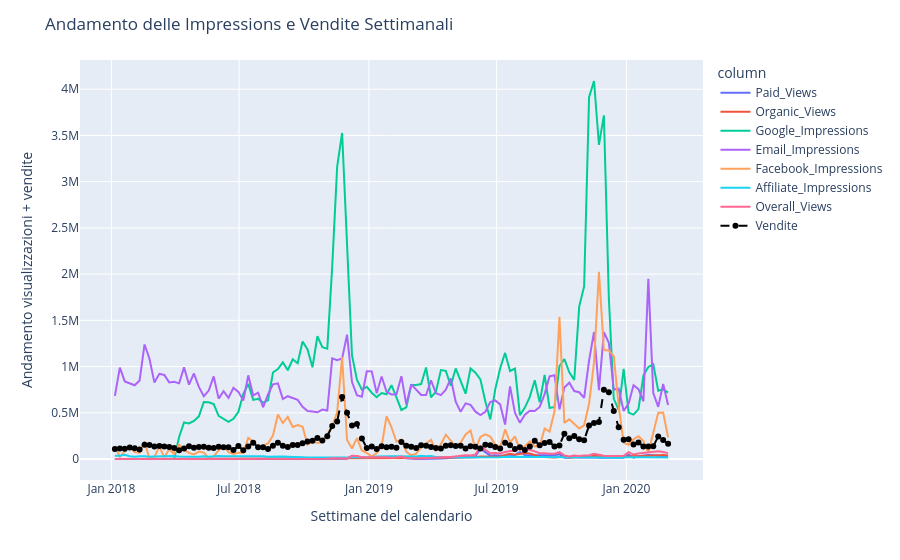

The cell this chart's notebook holds for it:
### Markdown cell above
# Spiegazione grafico precedente

## Come appaiono le varie visualizzazione confrontate con l'andamento delle vendite? 

Il codice genera una **griglia 4x4 di grafici**, ciascuno contenente due sotto-grafici affiancati per ogni variabile, in modo da confrontare il comportamento di ciascuna variabile durante i due periodi di vendite distinti.

### Descrizione dei grafici risultanti:

1. **Primo Picco (Periodo da giugno 2018 a giugno 2019)**:
   - Per ogni variabile, il **grafico a sinistra** mostra il comportamento della variabile nel periodo del **primo picco delle vendite** (giugno 2018 - giugno 2019).
   - **Scatterplot**: I dati sono rappresentati come punti (con un'alta trasparenza, indicata da alpha=0.2), permettendo di osservare la distribuzione settimanale.
   - **Lineplot**: Una linea nera rappresenta l'andamento delle vendite (Sales), mentre una linea colorata (ad esempio, rossa) traccia il comportamento della variabile di interesse (come ad esempio Email_Impressions, Google_Impressions, ecc.).

2. **Secondo Picco (Periodo da giugno 2019 a giugno 2020)**:
   - Il **grafico a destra** mostra il comportamento della stessa variabile durante il **secondo picco delle vendite** (giugno 2019 - giugno 2020).
   - Come nel primo grafico, sono presenti sia **scatterplot** che **lineplot**: la linea nera rappresenta le vendite, mentre quella colorata traccia il comportamento della variabile specifica.

### Variabili visualizzate:
Ogni riga della griglia presenta due grafici per la stessa variabile, che potrebbero essere, ad esempio:
- **Sales data**: Confronto tra l'andamento delle vendite nel primo e nel secondo picco.
- **Email Views**: Confronto tra il numero di impressioni email nel primo e nel secondo picco.
- **Google Views**, **Facebook Views**, **Youtube Paid Views**, **Overall Views**, **Youtube Organic Views**, **Affiliate Views**: Confronto tra l'andamento delle visualizzazioni su diverse piattaforme nel primo e nel secondo picco.

### **Osservazioni**:
Come possiamo notare, le principali visualizzazioni che rispecchiano l'andamento del lineplot delle vendite sono Google, Email e Facebook, mentre le altre solo in dei punti o addiritture per niente. Questo insieme di grafici, è stato generato per vari motivi, il primo è quello di cantinuare ad avvalorare la tesi che Google, Email e Facebook sono state le principali visualizzazioni ad influenzare le vendite in generale, il secondo è quello di analizzare più approfonditamente le altre visualizzazioni in cerca di qualche tendenza, perchè pensare che le vendite siano state date solo da quest'ultime, è sbagliato, come abbiamo visto, le tre principali, sono state presenti per tutto l'arco delle settimane soprattutto in determinati momenti, ma non dobbiamo diementicare che le vendite sono complessive, quindi date dalla somma con le altre visualizzazioni, per questo la nostra analisi si sposterà sul dove ogni tipo di visualizzazione è stata utile, così da capire quando aspettarsi un iterazione da parte di quel tipo di visualizzazione e ottimizzare i futuri investimenti.

### Conclusioni che si possono trarre dai grafici:
- **Tendenze temporali**: I grafici mostrano come ciascuna variabile (ad esempio, impressioni o visualizzazioni) sia evoluta durante i due periodi di picco. 
- **Andamento delle vendite**: Confrontando la linea nera (che rappresenta le vendite) con le altre linee colorate, è possibile osservare se e come le variabili siano correlate all'andamento delle vendite nel tempo.
- **Differenze tra i periodi**: I grafici evidenziano le differenze tra i due periodi di vendite, aiutando a comprendere l'effetto di determinati eventi o strategie sulle metriche analizzate.

In sintesi, l'output consiste in una serie di grafici che consentono di confrontare l'andamento di varie metriche tra due periodi distinti di vendite, evidenziando tendenze, correlazioni e differenze temporali.

&nbsp;

### Code cell
# Selezioniamo le colonne numeriche di interesse (dalla colonna 2 alla 8)
colonne = df.columns[2:9]  # Selezionare le colonne numeriche di interesse

# Creiamo una lista per memorizzare i dati filtrati per ogni settimana e colonna
filtered_data = []

# Iteriamo sulle settimane uniche del dataframe
for week in df['Calendar_Week'].unique():
    # Filtriamo il dataframe per la settimana corrente
    weekly_df = df[df['Calendar_Week'] == week]
    
    # Iteriamo su ogni colonna numerica selezionata
    for col in colonne:
        # Calcoliamo il valore medio della colonna per la settimana e lo aggiungiamo alla lista
        filtered_data.append({
            "week": week,  # La settimana corrente
            "column": col,  # Il nome della colonna
            "value": weekly_df[col].mean(),  # Il valore medio della colonna
        })

# Creiamo un nuovo dataframe con i dati filtrati
filtered_df = pd.DataFrame(filtered_data)

# Calcoliamo l'andamento settimanale delle vendite (media settimanale)
weekly_sales = df.groupby('Calendar_Week')['Sales'].mean().reset_index()

# Creiamo il grafico principale utilizzando Plotly
fig = px.line(
    filtered_df,  # Dati filtrati per le colonne numeriche
    x="week",  # Asse X (settimana)
    y="value",  # Asse Y (valore medio della colonna)
    color="column",  # Colore della linea in base alla colonna
)

# Aggiungiamo una linea per le vendite settimanali al grafico
fig.add_scatter(
    x=weekly_sales["Calendar_Week"],  # Settimane per le vendite
    y=weekly_sales["Sales"],  # Valori delle vendite
    mode="lines+markers",  # Mostrare sia le linee che i marker
    name="Vendite",  # Nome della serie nel grafico
    line=dict(color="black", dash="dash"),  # Linea nera tratteggiata
    hoverinfo="x+y",  # Mostriamo informazioni sui valori durante il hover
    marker=dict(size=6)  # Dimensione dei marker
)

# Scuriamo la luminosità dei marker per le linee delle colonne numeriche
for trace in fig.data:
    if trace.mode == "lines":  # Verifica se la traccia è una linea
        darkened_marker_color = mcolors.to_rgba(trace.line.color, 0.6)  # Scurire il marker
        trace.update(marker=dict(size=6, color=darkened_marker_color))  # Aggiorna il marker

# Aggiorniamo il layout del grafico con titoli e etichette
fig.update_layout(
    title="Andamento delle Impressions e Vendite Settimanali",  # Titolo del grafico
    xaxis_title="Settimane del calendario",  # Etichetta per l'asse X
    yaxis_title="Andamento visualizzazioni + vendite",  # Etichetta per l'asse Y
)

# Visualizziamo il grafico
fig.show()
